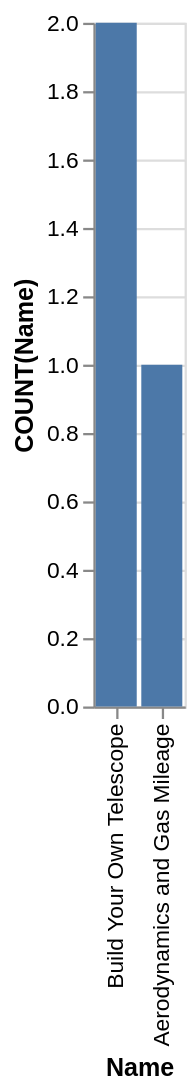

Here is the Vega-Lite specification saved for this chart:
### Vega-Lite specification from a JSON file in a GitHub repository (floating-point values rounded to 4 significant figures)
{"data": {"values": [{"x_data": "Build Your Own Telescope", "y_data": 2}, {"x_data": "Aerodynamics and Gas Mileage", "y_data": 1}]}, "mark": "bar", "encoding": {"x": {"field": "x_data", "type": "nominal", "title": "Name", "sort": {"op": "sum", "field": "y_data", "order": "descending"}}, "y": {"field": "y_data", "type": "quantitative", "title": "COUNT(Name)"}}}
